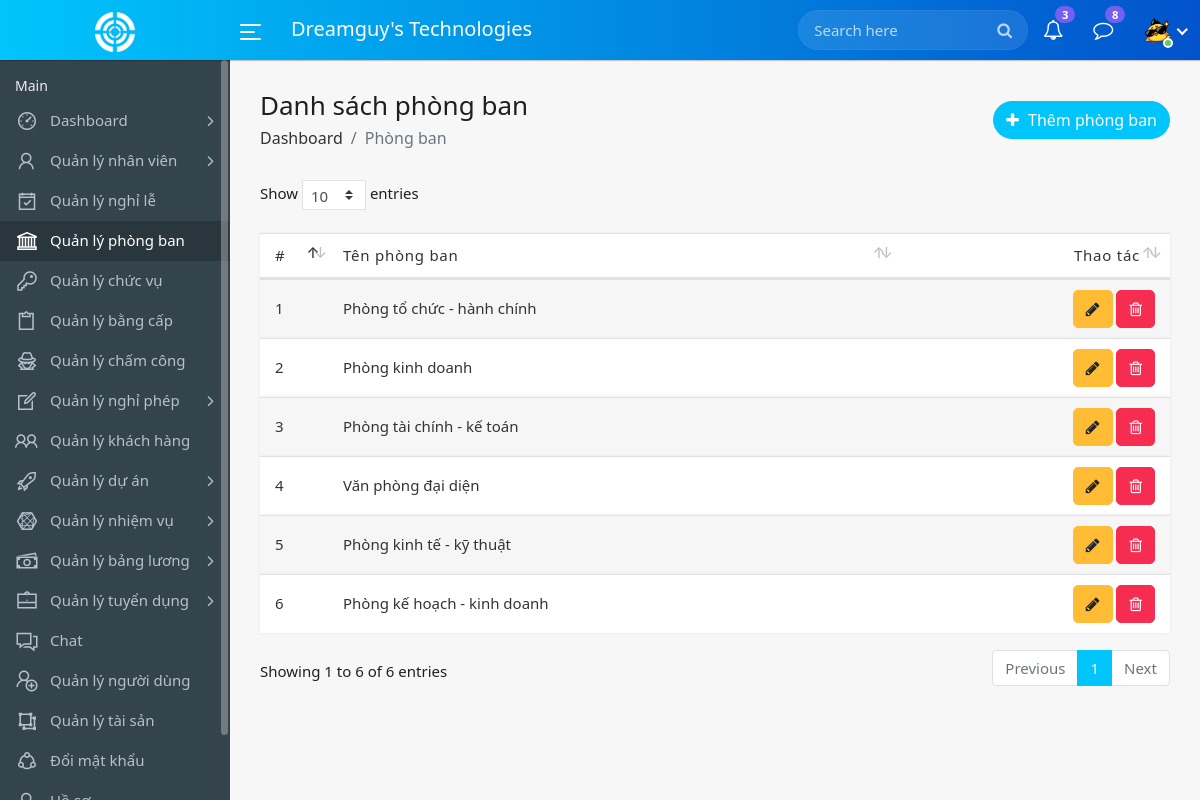
/departments.php (signed in), run on the app's committed database.
### tables this page shows
CREATE TABLE `users` (
  `id` int(11) NOT NULL,
  `name` varchar(200) NOT NULL,
  `email` varchar(100) NOT NULL,
  `password` varchar(200) NOT NULL,
  `avatar` varchar(255) NOT NULL,
  `role` int(11) NOT NULL,
  `status` int(11) NOT NULL,
  `employee_id` int(11) DEFAULT NULL,
  `created_at` timestamp NOT NULL DEFAULT current_timestamp()
);

CREATE TABLE `departments` (
  `id` int(11) NOT NULL,
  `name` varchar(200) NOT NULL
);

### departments.php (the view, shortened to what this page needs)
<?php
    include_once('includes/config.php');
 ?>
<!DOCTYPE html>
<html lang="en">
<head>
    <link rel="stylesheet" href="assets/css/bootstrap.min.css">
    <link rel="stylesheet" href="assets/css/font-awesome.min.css">
    <link rel="stylesheet" href="assets/css/line-awesome.min.css">
    <link rel="stylesheet" href="assets/css/dataTables.bootstrap4.min.css">
    <link rel="stylesheet" href="assets/css/style.css">
    <link rel="stylesheet" href="https://cdn.jsdelivr.net/npm/sweetalert2@11">
    <link rel="stylesheet" type="text/css"
        href="https://cdn.datatables.net/buttons/2.2.2/css/buttons.dataTables.min.css">
</head>
<body>
    <div class="main-wrapper">
        <?php include_once("includes/header.php");?>
        <?php include_once("includes/sidebar.php");?>
        <div class="page-wrapper">
            <div class="content container-fluid">
                <div class="page-header">
                    <div class="row align-items-center">
                        <div class="col">
                            <h3 class="page-title">Danh sách phòng ban</h3>
                            <ul class="breadcrumb">
                                <li class="breadcrumb-item"><a href="index.php">Dashboard</a></li>
                                <li class="breadcrumb-item active">Phòng ban</li>
                            </ul>
                        </div>
                        <div class="col-auto float-right ml-auto">
                            <a href="#" class="btn add-btn" data-toggle="modal" data-target="#add_department"><i class="fa fa-plus"></i> Thêm phòng ban</a>
                        </div>
                    </div>
                </div>
                <div class="row">
                    <div class="col-md-12">
                        <div>
                            <table class="table table-striped custom-table mb-0 datatable">
                                <thead>
                                    <tr>
                                        <th style="width: 30px;">#</th>
                                        <th>Tên phòng ban</th>
                                        <th class="text-right">Thao tác</th>
                                    </tr>
                                </thead>
                                <tbody>
                                <?php
                                    $sql = "SELECT * FROM departments";
                                    $query = $dbh->prepare($sql);
                                    $query->execute();
                                    $results=$query->fetchAll(PDO::FETCH_OBJ);
                                    $cnt=1;
                                    if($query->rowCount() > 0) {
                                        foreach($results as $row) {
                                ?>
                                    <tr>
                                        <td><?php echo $cnt; ?></td>
                                        <td><?php echo htmlentities($row->name);?></td>
                                        <td class="text-right">
                                            <a class="btn editbtn btn-warning" href="#" data-toggle="modal" data-target="#edit_department" data-id="<?=$row->id?>" data-name="<?=$row->name?>"><i class="fa fa-pencil "></i> </a>
                                            <a class="btn btn-danger" href="#" data-toggle="modal" data-target="#delete_department_<?=$row->id?>"><i class="fa fa-trash-o "></i> </a>
                                        </td>
                                    </tr>
                                <?php
                                        $cnt+=1;
                                    }
                                }?>
                                 </tbody>
                            </table>
                        </div>
                    </div>
                </div>
            </div>
        </div>
    </div>
</body>
</html>

### includes/header.php (shortened to what this page needs)
<div class="header">
    <div class="header-left">
        <a href="index.php" class="logo">
            <img src="assets/img/logo.png" width="40" height="40" alt="">
        </a>
    </div>
    <a id="toggle_btn" href="javascript:void(0);">
        <span class="bar-icon">
            <span></span>
            <span></span>
            <span></span>
        </span>
    </a>
    <div class="page-title-box">
        <h3>Dreamguy's Technologies</h3>
    </div>
    <ul class="nav user-menu">
        <li class="nav-item">
            <div class="top-nav-search">
                <form action="search.php">
                    <input class="form-control" type="text" placeholder="Search here">
                    <button class="btn" type="submit"><i class="fa fa-search"></i></button>
                </form>
            </div>
        </li>
        <li class="nav-item dropdown">
            <a href="#" class="dropdown-toggle nav-link" data-toggle="dropdown">
                <i class="fa fa-bell-o"></i> <span class="badge badge-pill">3</span>
            </a>
        </li>
        <li class="nav-item dropdown">
            <a href="#" class="dropdown-toggle nav-link" data-toggle="dropdown">
                <i class="fa fa-comment-o"></i> <span class="badge badge-pill">8</span>
            </a>
        </li>
        <?php
	 $sql = "SELECT * FROM users WHERE id = :id";
	 $query = $dbh->prepare($sql);
	 $query->bindParam(':id', $_SESSION["user_id"]);
	 $query->execute();
	 $result = $query->fetch(PDO::FETCH_ASSOC);
		?>
        <li class="nav-item dropdown has-arrow main-drop">
            <a href="#"  class="nav-link dropdown-toggle" data-toggle="dropdown" aria-expanded="false">
                <span class="user-img"> <span class="user-img">
                        <?php if (substr($result["avatar"], 0, 5) === 'https'): ?>
                        <img src="<?php echo htmlentities($result["avatar"]); ?>" alt="Avatar">
                        <?php else: ?>
                        <img src="upload/users/<?php echo htmlentities($result["avatar"]); ?>" alt="Avatar">
                        <?php endif; ?>
                        <span class="status online"></span></span>
            </a>
        </li>
    </ul>
</div>

### data on the page
users: avatar (picture)
departments: name "Phòng tổ chức - hành chính"
departments: name "Phòng kinh doanh"
departments: name "Phòng tài chính - kế toán"
departments: name "Văn phòng đại diện"
departments: name "Phòng kinh tế - kỹ thuật"
departments: name "Phòng kế hoạch - kinh doanh"
